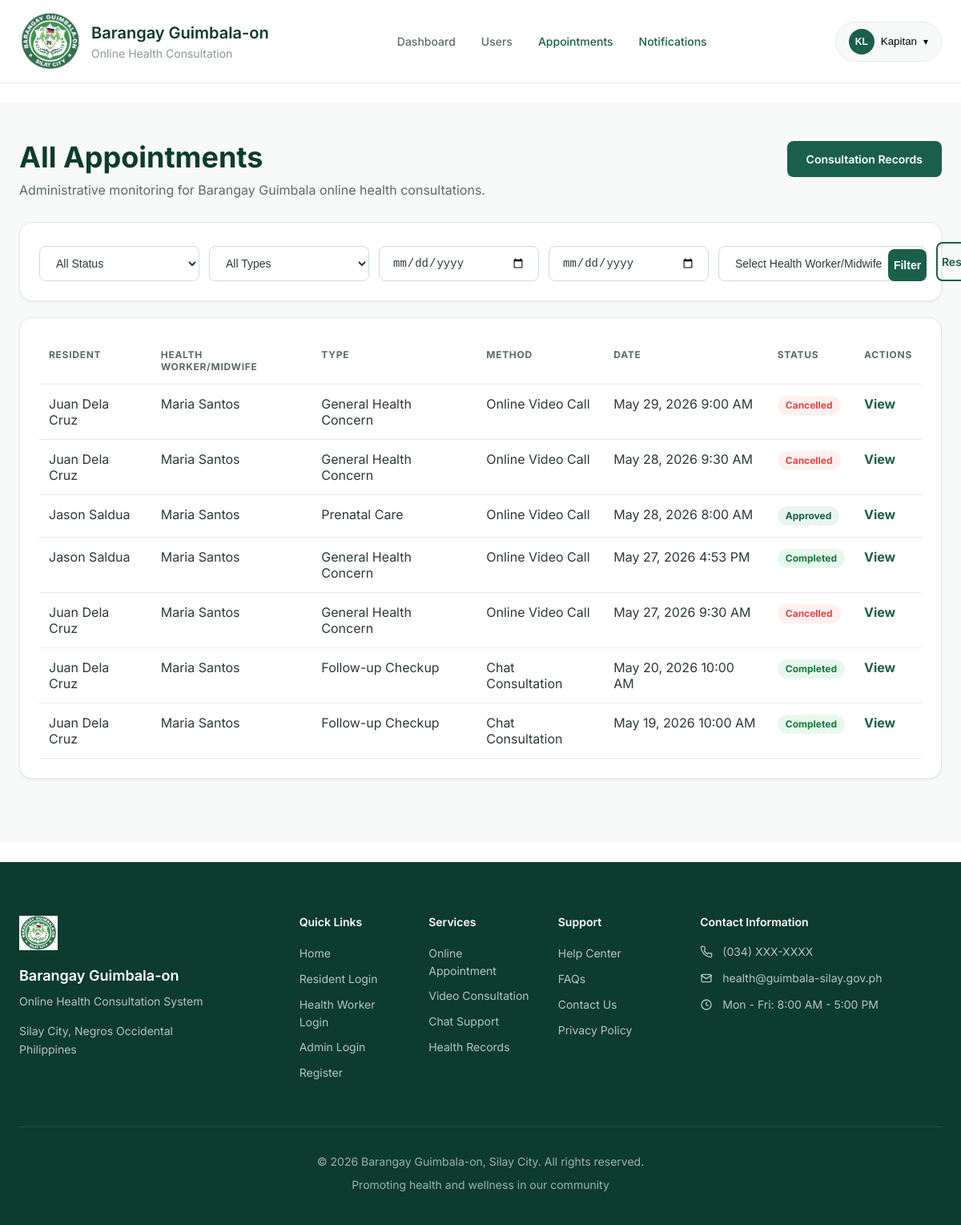
Page /appointments/ (signed in) on the committed database.
### accounts/models.py (models this page shows, shortened)
class User(AbstractUser):
    ROLE_CHOICES = [
        ('resident', 'Resident'),
        ('health_worker', 'Barangay Health Worker/Midwife'),
        ('admin', 'Admin'),
    ]
    username = None
    email = models.EmailField(_('email address'), unique=True)
    role = models.CharField(max_length=20, choices=ROLE_CHOICES, default='resident')
    phone_number = models.CharField(max_length=15, blank=True, null=True)
    address = models.TextField(blank=True, null=True)
    profile_picture = models.ImageField(upload_to='profile_pics/', blank=True, null=True)
    is_active = models.BooleanField(default=True)
    date_joined = models.DateTimeField(auto_now_add=True)
    last_updated = models.DateTimeField(auto_now=True)
    license_number = models.CharField(max_length=50, blank=True, null=True)
    specialization = models.CharField(max_length=100, blank=True, null=True)
    is_available = models.BooleanField(default=True)
    USERNAME_FIELD = 'email'
    REQUIRED_FIELDS = ['first_name', 'last_name']
    objects = UserManager()
    class Meta:
        verbose_name = 'User'
        verbose_name_plural = 'Users'
        ordering = ['-date_joined']
    def get_full_name(self):
        return f"{self.first_name} {self.last_name}".strip() or self.email
    @property
    def is_resident(self):
        return self.role == 'resident'
    @property
    def is_health_worker(self):
        return self.role == 'health_worker'
    @property
    def is_admin_user(self):
        return self.role == 'admin' or self.is_superuser

### appointments/models.py (models this page shows, shortened)
class Appointment(models.Model):
    CONSULTATION_TYPE_CHOICES = [
        ('prenatal', 'Prenatal Care'),
        ('child_health', 'Child Health'),
        ('general', 'General Health Concern'),
        ('family_planning', 'Family Planning'),
        ('follow_up', 'Follow-up Checkup'),
        ('immunization', 'Immunization'),
        ('nutrition', 'Nutrition Counseling'),
        ('dental', 'Dental Checkup'),
        ('mental_health', 'Mental Health'),
        ('other', 'Other'),
    ]
    CONSULTATION_METHOD_CHOICES = [
        ('video_call', 'Online Video Call'),
        ('voice_call', 'Online Voice Call'),
        ('chat', 'Chat Consultation'),
        ('in_person', 'In-Person Visit'),
    ]
    STATUS_CHOICES = [
        ('pending', 'Pending'),
        ('approved', 'Approved'),
        ('rescheduled', 'Rescheduled'),
        ('completed', 'Completed'),
        ('cancelled', 'Cancelled'),
        ('no_show', 'No Show'),
    ]
    resident = models.ForeignKey(
        settings.AUTH_USER_MODEL,
        on_delete=models.CASCADE,
        related_name='resident_appointments',
        limit_choices_to={'role': 'resident'}
    )
    health_worker = models.ForeignKey(
        settings.AUTH_USER_MODEL,
        on_delete=models.CASCADE,
        related_name='worker_appointments',
        limit_choices_to={'role': 'health_worker'},
        null=True,
        blank=True
    )
    consultation_type = models.CharField(
        max_length=20,
        choices=CONSULTATION_TYPE_CHOICES
    )
    custom_consultation_type = models.CharField(
        max_length=100,
        blank=True,
        null=True,
        help_text="Custom consultation type when 'Other' is selected"
    )
    consultation_method = models.CharField(
        max_length=20,
        choices=CONSULTATION_METHOD_CHOICES,
        default='video_call'
    )
    scheduled_date = models.DateField()
    scheduled_time = models.TimeField()
    duration_minutes = models.PositiveIntegerField(default=60)
    status = models.CharField(
        max_length=20,
        choices=STATUS_CHOICES,
        default='pending'
    )
    reason_for_visit = models.TextField(
        help_text="Brief description of symptoms or reason for consultation"
    )
    symptoms = models.TextField(
        blank=True,
        null=True,
        help_text="List of symptoms (if applicable)"
    )
    consultation_notes = models.TextField(
        blank=True,
        null=True,
        help_text="Notes from the health worker after consultation"
    )
    diagnosis = models.TextField(
        blank=True,
        null=True
    )
    recommendations = models.TextField(
        blank=True,
        null=True,
        help_text="Recommendations, prescriptions, or follow-up instructions"
    )
    rescheduled_from = models.ForeignKey(
        'self',
        on_delete=models.SET_NULL,
        null=True,
        blank=True,
        related_name='rescheduled_to'
    )
    reschedule_reason = models.TextField(
        blank=True,
        null=True
    )
    cancelled_by = models.ForeignKey(
        settings.AUTH_USER_MODEL,
        on_delete=models.SET_NULL,
        null=True,
        blank=True,
        related_name='cancelled_appointments'
    )
    cancellation_reason = models.TextField(
        blank=True,
        null=True
    )
    call_room_id = models.CharField(
        max_length=100,
        blank=True,
        null=True,
        unique=True
    )
    call_started_at = models.DateTimeField(
        null=True,
        blank=True
    )
    call_ended_at = models.DateTimeField(
        null=True,
        blank=True
    )
    created_at = models.DateTimeField(auto_now_add=True)
    updated_at = models.DateTimeField(auto_now=True)
    approved_at = models.DateTimeField(null=True, blank=True)
    completed_at = models.DateTimeField(null=True, blank=True)
    class Meta:
        ordering = ['-scheduled_date', '-scheduled_time']
        verbose_name = 'Appointment'
        verbose_name_plural = 'Appointments'

### appointments/views.py (the view, shortened to what this page needs)
# urls.py: path('', views.appointment_list_view, name='list'),
@login_required
def appointment_list_view(request):
    user = request.user
    if user.is_resident:
        appointments = Appointment.objects.filter(resident=user)
        template = 'appointments/resident_list.html'
    elif user.is_health_worker:
        appointments = Appointment.objects.filter(health_worker=user)
        template = 'appointments/worker_list.html'
    elif user.is_admin_user:
        appointments = Appointment.objects.all()
        template = 'appointments/admin_list.html'
    else:
        return redirect('accounts:dashboard_redirect')
    filter_form = AppointmentFilterForm(request.GET)
    appointments = appointments.order_by('-scheduled_date', '-scheduled_time')
    paginator = Paginator(appointments, 10)
    page_number = request.GET.get('page')
    page_obj = paginator.get_page(page_number)
    context = {
        'page_obj': page_obj,
        'filter_form': filter_form,
        'total_count': appointments.count(),
    }
    return render(request, template, context)

### notifications/context_processors.py (called while the page is built)
def notifications_count(request):
    if request.user.is_authenticated:
        unread_count = Notification.objects.filter(
            recipient=request.user,
            is_read=False
        ).count()
        return {
            'unread_notifications_count': unread_count,
            'has_unread_notifications': unread_count > 0,
        }
    return {
        'unread_notifications_count': 0,
        'has_unread_notifications': False,
    }

### appointments/templates/appointments/admin_list.html (shortened to what this page needs)
{% extends 'base.html' %}
{% block content %}
<section class="app-page">
    <div class="container">
        <div class="page-heading split">
            <div>
                <h1>All Appointments</h1>
                <p>Administrative monitoring for Barangay Guimbala online health consultations.</p>
            </div>
            <a href="{% url 'appointments:consultation_records' %}" class="btn btn-primary">Consultation Records</a>
        </div>
        {% include 'appointments/_filter_bar.html' %}
        <div class="panel">
            <div class="table-responsive">
                <table class="data-table">
                    <thead>
                        <tr>
                            <th>Resident</th>
                            <th>Health Worker/Midwife</th>
                            <th>Type</th>
                            <th>Method</th>
                            <th>Date</th>
                            <th>Status</th>
                            <th>Actions</th>
                        </tr>
                    </thead>
                    <tbody>
                        {% for appointment in page_obj %}
                        <tr>
                            <td>{{ appointment.resident.get_full_name }}</td>
                            <td>{% if appointment.health_worker %}{{ appointment.health_worker.get_full_name }}{% else %}Unassigned{% endif %}</td>
                            <td>{{ appointment.get_consultation_type_display }}</td>
                            <td>{{ appointment.get_consultation_method_display }}</td>
                            <td>{{ appointment.scheduled_date|date:"M d, Y" }} {{ appointment.scheduled_time|time:"g:i A" }}</td>
                            <td><span class="status-badge status-{{ appointment.status }}">{{ appointment.get_status_display }}</span></td>
                            <td><a href="{% url 'appointments:detail' appointment.pk %}" class="text-link">View</a></td>
                        </tr>
                        {% empty %}
                        <tr><td colspan="7">No appointments found.</td></tr>
                        {% endfor %}
                    </tbody>
                </table>
            </div>
        </div>
    </div>
</section>
{% endblock %}

### templates/includes/navbar.html (shortened to what this page needs)
﻿{% load static %}
<nav class="navbar" id="navbar">
    <div class="container">
        <div class="navbar-content">
            <a href="{% url 'home' %}" class="navbar-logo">
                <div class="logo-icon">
                    <img src="{% static 'images/system-logo-v2.jfif' %}" alt="Barangay Guimbala-on Logo">
                </div>
                <div class="logo-text">
                    <span class="logo-title">Barangay Guimbala-on</span>
                    <span class="logo-subtitle">Online Health Consultation</span>
                </div>
            </a>
            <div class="navbar-nav desktop-nav">
                {% if user.is_authenticated %}
                    {% if user.is_resident %}
                        <a href="{% url 'accounts:resident_dashboard' %}" class="nav-link {% if request.resolver_match.url_name == 'resident_dashboard' %}active{% endif %}">
                            Dashboard
                        </a>
                        <a href="{% url 'appointments:create' %}" class="nav-link {% if request.resolver_match.url_name == 'create' %}active{% endif %}">
                            Book Appointment
                        </a>
                        <a href="{% url 'chat:list' %}" class="nav-link {% if request.resolver_match.url_name == 'list' %}active{% endif %}">
                            Messages
                        </a>
                        <a href="{% url 'notifications:list' %}" class="nav-link {% if request.resolver_match.url_name == 'list' %}active{% endif %}">
                            Notifications
                            {% if unread_notifications_count > 0 %}
                            <span class="nav-badge">{{ unread_notifications_count }}</span>
                            {% endif %}
                        </a>
                    {% elif user.is_admin_user %}
                        <a href="{% url 'accounts:admin_dashboard' %}" class="nav-link {% if request.resolver_match.url_name == 'admin_dashboard' %}active{% endif %}">
                            Dashboard
                        </a>
                        <a href="{% url 'accounts:user_list' %}" class="nav-link {% if request.resolver_match.url_name == 'user_list' %}active{% endif %}">
                            Users
                        </a>
                        <a href="{% url 'appointments:list' %}" class="nav-link {% if request.resolver_match.url_name == 'list' %}active{% endif %}">
                            Appointments
                        </a>
                        <a href="{% url 'notifications:list' %}" class="nav-link {% if request.resolver_match.url_name == 'list' %}active{% endif %}">
                            Notifications
                        </a>
                    {% endif %}
                {% else %}
                    <a href="{% url 'home' %}" class="nav-link {% if request.resolver_match.url_name == 'home' %}active{% endif %}">Home</a>
                    <a href="#services" class="nav-link">Services</a>
                    <a href="#how-it-works" class="nav-link">How It Works</a>
                    <a href="#contact" class="nav-link">Contact</a>
                {% endif %}
            </div>
            <div class="navbar-actions">
                {% if user.is_authenticated %}
                    <div class="user-menu dropdown">
                        <button class="user-menu-toggle dropdown-toggle" type="button">
                            <div class="user-avatar">
                                {% if user.profile_picture %}
                                    <img src="{{ user.profile_picture.url }}" alt="{{ user.get_full_name }}">
                                {% else %}
                                    <span>{{ user.first_name|first|upper }}{{ user.last_name|first|upper }}</span>
                                {% endif %}
                            </div>
                            <span class="user-name">{{ user.first_name }}</span>
                            <span class="dropdown-arrow" aria-hidden="true">▾</span>
                        </button>
                    </div>
                {% endif %}
            </div>
        </div>
    </div>
</nav>
<div class="navbar-spacer"></div>

### static/css/animations.css (style rules this page uses)
html { scroll-behavior: smooth; }

### rows in the picture
User: first_name|first "K", last_name|first "L", first_name "Kapitan"
Appointment: resident.get_full_name "Juan Dela Cruz", health_worker.get_full_name "Maria Santos", consultation_type "General Health Concern", consultation_method "Online Video Call", scheduled_date "May 29, 2026", scheduled_time "9:00 AM", status "Cancelled"
Appointment: resident.get_full_name "Juan Dela Cruz", health_worker.get_full_name "Maria Santos", consultation_type "General Health Concern", consultation_method "Online Video Call", scheduled_date "May 28, 2026", scheduled_time "9:30 AM", status "Cancelled"
Appointment: resident.get_full_name "Jason Saldua", health_worker.get_full_name "Maria Santos", consultation_type "Prenatal Care", consultation_method "Online Video Call", scheduled_date "May 28, 2026", scheduled_time "8:00 AM", status "Approved"
Appointment: resident.get_full_name "Jason Saldua", health_worker.get_full_name "Maria Santos", consultation_type "General Health Concern", consultation_method "Online Video Call", scheduled_date "May 27, 2026", scheduled_time "4:53 PM", status "Completed"
Appointment: resident.get_full_name "Juan Dela Cruz", health_worker.get_full_name "Maria Santos", consultation_type "General Health Concern", consultation_method "Online Video Call", scheduled_date "May 27, 2026", scheduled_time "9:30 AM", status "Cancelled"
Appointment: resident.get_full_name "Juan Dela Cruz", health_worker.get_full_name "Maria Santos", consultation_type "Follow-up Checkup", consultation_method "Chat Consultation", scheduled_date "May 20, 2026", scheduled_time "10:00 AM", status "Completed"
Appointment: resident.get_full_name "Juan Dela Cruz", health_worker.get_full_name "Maria Santos", consultation_type "Follow-up Checkup", consultation_method "Chat Consultation", scheduled_date "May 19, 2026", scheduled_time "10:00 AM", status "Completed"
